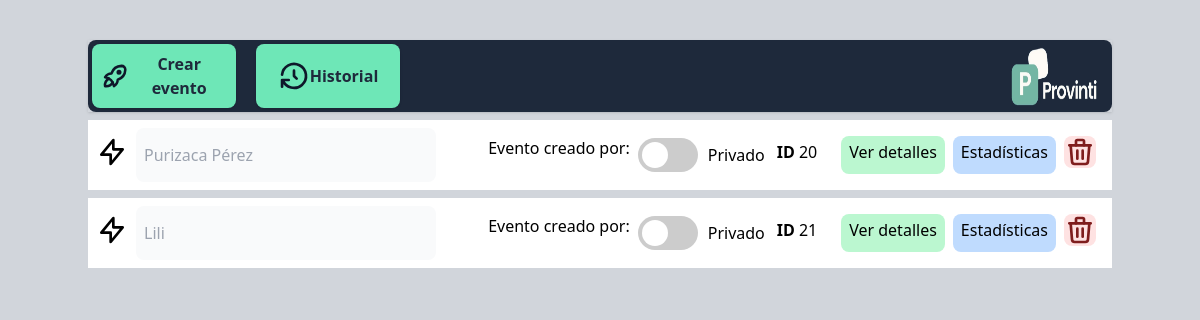
The app's page /public/admin-crear-evento.php (signed in), older data.
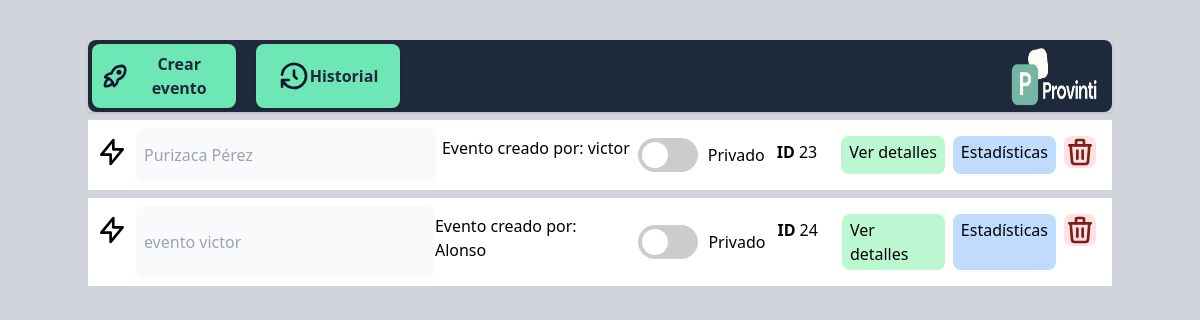
The same page, newer data.
### tables this page shows
CREATE TABLE `eventos` (
  `ID_Evento` int(11) NOT NULL,
  `Titulo` varchar(100) NOT NULL,
  `Aforo` int(11) DEFAULT NULL,
  `Foto` varchar(255) DEFAULT NULL,
  `Descripcion` text DEFAULT NULL,
  `terminos_condiciones` longtext DEFAULT NULL,
  `Artista_Autor` varchar(100) DEFAULT NULL,
  `Fecha_Evento` datetime DEFAULT NULL,
  `Fecha_Creacion` datetime DEFAULT current_timestamp(),
  `Estado_Publicacion` enum('Publicado','Borrador','Cancelado') DEFAULT 'Borrador',
  `visibilidad` varchar(255) DEFAULT NULL,
  `organizador` varchar(255) DEFAULT NULL,
  `contacto_organizador` varchar(255) DEFAULT NULL,
  `politica_cancelacion` text DEFAULT NULL,
  `f_actualizacion` date DEFAULT NULL,
  `f_borrado` date DEFAULT NULL,
  `hora_borrado` time DEFAULT NULL,
  `ubicacion` varchar(100) DEFAULT NULL,
  `activoPospuesto` varchar(20) DEFAULT NULL,
  `horaInicioEvento` time DEFAULT NULL,
  `horaFinEvento` time DEFAULT NULL,
  `redes` varchar(150) DEFAULT NULL,
  `id_usuario` int(11) NOT NULL
);

CREATE TABLE `usuarios` (
  `id` int(11) NOT NULL,
  `nombre_usuario` varchar(50) NOT NULL,
  `password` varchar(255) NOT NULL,
  `rol` int(11) NOT NULL,
  `dni` char(8) NOT NULL,
  `correo` varchar(100) NOT NULL,
  `numero_telefono` char(9) NOT NULL,
  `foto_url` varchar(255) DEFAULT NULL,
  `activo` tinyint(1) DEFAULT 1,
  `fecha_creacion` timestamp NOT NULL DEFAULT current_timestamp()
);

### public/admin-crear-evento.php (called while the page is built, shortened)
<?php
$conexion = new Database();
$eventoObjeto = new Evento($conexion->connect());
$eventos = $eventoObjeto->mostrarEventos();
$listaEventosPorUsuarios= [];
foreach($eventos as $eventito){
    $datosUsuario = $eventoObjeto->obtenerUsuarioPorIdEvento($eventito['id_usuario']);
    $nombre_user_event = $datosUsuario['nombre_usuario'];
    $correo_user_event = $datosUsuario['correo'];
    $listaEventosPorUsuarios[$eventito['id_usuario']] = ['nombre_usuario' => $nombre_user_event,'correo' => $correo_user_event];
}
include '../vista/admin/crearEventos/admin-crear-evento-view.php';
?>

### modelo/Database.php (called while the page is built, shortened)
<?php
class Database {
    private $host = DB_HOST;
    private $db_name = DB_NAME;
    private $username = DB_USER;
    private $password = DB_PASS;
    public function connect() {
        $this->conn = mysqli_connect($this->host, $this->username, $this->password, $this->db_name);
        return $this->conn;
    }
}
?>

### modelo/Evento.php (called while the page is built, shortened)
<?php
class Evento {
    private $connection;
    public function __construct($bd)
    {
     $this->connection = $bd;
    }
    public function obtenerUsuarioPorIdEvento($idUsuario) {
        $sql = "
            SELECT usuarios.*
            FROM usuarios
            INNER JOIN eventos ON usuarios.id = eventos.id_usuario
            WHERE usuarios.id = ?";
        $stmt = mysqli_prepare($this->connection, $sql);
        if ($stmt) {
            mysqli_stmt_bind_param($stmt, "i", $idUsuario);
            mysqli_stmt_execute($stmt);
            $result = mysqli_stmt_get_result($stmt);
            if ($result && mysqli_num_rows($result) > 0) {
                return mysqli_fetch_assoc($result);
            }
        }
        return null;
    }
    public function mostrarEventos() {
        $sql = "SELECT * FROM eventos";
        $result = mysqli_query($this->connection, $sql);
        $eventos = [];
        if ($result) {
            while ($row = mysqli_fetch_assoc($result)) {
                $eventos[] = $row;
            }
        }
        return $eventos;
    }
}
?>

### vista/admin/crearEventos/admin-crear-evento-view.php (the view, shortened to what this page needs)
<!doctype html>
<html>
<head>
  <script src="https://cdn.tailwindcss.com"></script>
  <script async src="https://unpkg.com/@material-tailwind/html@latest/scripts/ripple.js"></script>
</head>
<body>
<section class="bg-gray-300 w-screen h-screen px-0 py-10" id="allScreen">
<div class="container mx-auto">
<div class="flex shadow">
  <div class="bg-slate-800 w-full p-1 flex rounded-lg">
  <form><p onclick="restringirMultiplesEventes(event)" class="shadow p-2 w-36 bg-emerald-300 hover:bg-teal-400 hover:cursor-pointer rounded-lg mr-auto font-bold flex justify-center items-center" id="crear_evento">
      <button type="button" class="text-slate-800">Crear evento</button></p></form>
      <button onclick="mostrarHistorial()" class="ml-5 shadow p-2 w-36 bg-emerald-300 hover:bg-teal-400 hover:cursor-pointer rounded-lg mr-auto font-bold flex justify-center items-center">
      <svg class="h-8 w-8 text-slate-900"  width="24" height="24" viewBox="0 0 24 24" stroke-width="2" stroke="currentColor" fill="none" stroke-linecap="round" stroke-linejoin="round">  <path stroke="none" d="M0 0h24v24H0z"/>  <polyline points="12 8 12 12 14 14" />  <path d="M3.05 11a9 9 0 1 1 .5 4m-.5 5v-5h5" /></svg>
      <p class="text-slate-800">Historial</p></button>
      <img class="ml-auto" src="../vista/admin/crearEventos/logo.jpeg" width="100px">
  </div>
</div>
<ul id="eventos">
<?php
foreach($eventos as $evento){
 $datos = $listaEventosPorUsuarios[$evento['id_usuario']];
if($evento['Estado_Publicacion'] !== "Cancelado"){
  if($_SESSION['rol']=="superadministrador" || $_SESSION['rol']=="administrador"){
    echo '<li id="'.$evento['ID_Evento'].'"><div class="bg-white py-2 flex px-2 my-2" atributo-evento-id="'.$evento['ID_Evento'].'" atributo-evento-tipo="evento">
    <svg class="h-8 w-8 text-black-400 mt-2"  fill="none" viewBox="0 0 24 24" stroke="currentColor">
        <path stroke-linecap="round" stroke-linejoin="round" stroke-width="2" d="M13 10V3L4 14h7v7l9-11h-7z"/>
      </svg>
    <input placeholder="'.$evento['Titulo'].'" style="width: 300px;" class="ml-2 p-2 text-gray-900 rounded-lg bg-gray-50 focus:outline-none" disabled id="nombre-evento-titulo-'.$evento['ID_Evento'].'">
    <div class="ml-auto flex py-2">
        <div class="relative tooltip-container" style="display:none" id="dangerEventoDesplegado_'.$evento['ID_Evento'].'">
        </div>
    <p class="me-2">Evento creado por: '.$datos['nombre_usuario'].'</p>
     <div class="switch-container mr-3">
        <label class="switch" style="cursor:pointer;">
          <input type="checkbox" id="switch_visibilidad_'.$evento['ID_Evento'].'" onclick="visibilizarEvento('.$evento['ID_Evento'].')">
          <span class="slider"></span>
        </label>
        <span id="switchLabel_'.$evento['ID_Evento'].'">'.$evento['visibilidad'].'</span>
      </div>
        <div class="mt-1 flex mr-4"><p class="font-bold mr-1">ID</p><p>'.$evento['ID_Evento'].'</p></div>
        <p onclick="visiblePanelModificar('.$evento['ID_Evento'].')" class="bg-green-200 px-2 py-1 ml-2 mr-2 hover:bg-green-300 hover:cursor-pointer rounded-lg hover:rounded-lg disabled:pointer-events-none transition-all" id="collapse-'.$evento['ID_Evento'].'">Ver detalles</p>
        <a class="bg-blue-200 px-2 py-1 hover:bg-blue-300 hover:cursor-pointer rounded-lg hover:rounded-lg" href="./admin-estadisticas-evento.php?id='.$evento['ID_Evento'].'" target="_blank">Estadísticas</a>
        <form action="../controlador/Evento/controladorEliminarEvento.php" method="post" id="eliminar-'.$evento['ID_Evento'].'"><button class="bg-red-100 mr-2 ml-2 rounded-lg" onclick="eliminarEvento(event)" type="submit">
        <input name="id_evento" value="'.$evento['ID_Evento'].'" type="hidden">
        </button></form>
    </div>
    </div>
    '.'
    <div id="collapse-panel-'.$evento['ID_Evento'].'" style="display:none">
          <p>'.$evento['Titulo'].'</p>
        <p>'.date('Y-m-d', strtotime($evento['Fecha_Creacion'])).'</p>
        <p>'.$evento['ubicacion'].'</p>
          <a id="input-evento-categoria-'.$evento['ID_Evento'].'" style="width: 300px;" class="hover:text-green-400 font-bold" href="#" onclick="visibleModalCategoriaEntradas('.$evento['ID_Evento'].')">Categorías de entrada</a>
          '.$evento['horaInicioEvento'].'
          '.$evento['horaFinEvento'].'
          <p>'.$evento['Aforo'].'</p>
        <p>'.$evento['organizador'].'</p>
        <p>'.$evento['contacto_organizador'].'</p>
        <p>'.$evento['redes'].'</p>
        <textarea disabled style="width:250px" class="bg-stone-100 ml-2">'.$evento['Descripcion'].'</textarea>
          <img src="images/imagen.png" class="my-auto mx-auto" id="imagen_evento_'.$evento['ID_Evento'].'">
    </div>'
    .'</li>';
  }
}
}
?>
</ul>
</div>
</section>
</body>
<script src="node_modules/@material-tailwind/html/scripts/collapse.js"></script>
<script src="https://unpkg.com/@material-tailwind/html@latest/scripts/collapse.js"></script>
</html>

### vista/admin/crearEventos/admin-crear-evento-view.php (style rules this page uses)
#allScreen { overflow-y:scroll; }
.switch-container { display: flex; align-items: center; gap: 10px; }
.switch { position: relative; display: inline-block; width: 60px; height: 34px; }
.slider { position: absolute; top: 0; left: 0; right: 0; bottom: 0; background-color: #ccc; transition: 0.4s; border-radius: 34px; }
.slider:before { position: absolute; content: ""; height: 26px; width: 26px; left: 4px; bottom: 4px; background-color: white; transition: 0.4s; border-radius: 50%; }

Row changes from the older to the newer data that the page shows:
removed eventos: Titulo "Purizaca Pérez", visibilidad "Privado", ID_Evento "20"
removed eventos: Titulo "Lili", visibilidad "Privado", ID_Evento "21"
added eventos: Titulo "Purizaca Pérez", id_usuario.nombre_usuario "victor", visibilidad "Privado", ID_Evento "23"
added eventos: Titulo "evento victor", id_usuario.nombre_usuario "Alonso", visibilidad "Privado", ID_Evento "24"
